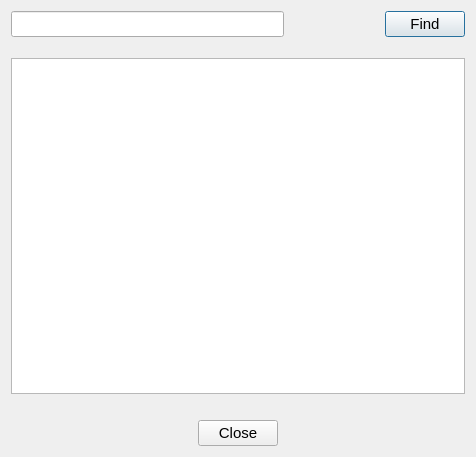
<?xml version="1.0" encoding="UTF-8"?>
<ui version="4.0">
 <class>SearchItem</class>
 <widget class="QDialog" name="SearchItem">
  <property name="geometry">
   <rect>
    <x>0</x>
    <y>0</y>
    <width>476</width>
    <height>457</height>
   </rect>
  </property>
  <property name="windowTitle">
   <string>Dialog</string>
  </property>
  <layout class="QVBoxLayout" name="verticalLayout">
   <item>
    <layout class="QHBoxLayout" name="horizontalLayout_3">
     <item>
      <widget class="QLineEdit" name="searchline">
       <property name="font">
        <font>
         <pointsize>11</pointsize>
        </font>
       </property>
      </widget>
     </item>
     <item>
      <spacer name="horizontalSpacer">
       <property name="orientation">
        <enum>Qt::Horizontal</enum>
       </property>
       <property name="sizeType">
        <enum>QSizePolicy::Fixed</enum>
       </property>
       <property name="sizeHint" stdset="0">
        <size>
         <width>95</width>
         <height>20</height>
        </size>
       </property>
      </spacer>
     </item>
     <item>
      <widget class="QPushButton" name="findbutton">
       <property name="font">
        <font>
         <pointsize>11</pointsize>
        </font>
       </property>
       <property name="text">
        <string>Find</string>
       </property>
      </widget>
     </item>
    </layout>
   </item>
   <item>
    <spacer name="verticalSpacer">
     <property name="orientation">
      <enum>Qt::Vertical</enum>
     </property>
     <property name="sizeType">
      <enum>QSizePolicy::Fixed</enum>
     </property>
     <property name="sizeHint" stdset="0">
      <size>
       <width>20</width>
       <height>15</height>
      </size>
     </property>
    </spacer>
   </item>
   <item>
    <widget class="QTextBrowser" name="searchText">
     <property name="font">
      <font>
       <pointsize>11</pointsize>
      </font>
     </property>
    </widget>
   </item>
   <item>
    <spacer name="verticalSpacer_2">
     <property name="orientation">
      <enum>Qt::Vertical</enum>
     </property>
     <property name="sizeType">
      <enum>QSizePolicy::Fixed</enum>
     </property>
     <property name="sizeHint" stdset="0">
      <size>
       <width>20</width>
       <height>20</height>
      </size>
     </property>
    </spacer>
   </item>
   <item>
    <layout class="QHBoxLayout" name="horizontalLayout">
     <item>
      <spacer name="horizontalSpacer_2">
       <property name="orientation">
        <enum>Qt::Horizontal</enum>
       </property>
       <property name="sizeHint" stdset="0">
        <size>
         <width>40</width>
         <height>20</height>
        </size>
       </property>
      </spacer>
     </item>
     <item>
      <widget class="QPushButton" name="closebutton">
       <property name="font">
        <font>
         <pointsize>11</pointsize>
        </font>
       </property>
       <property name="text">
        <string>Close</string>
       </property>
      </widget>
     </item>
     <item>
      <spacer name="horizontalSpacer_3">
       <property name="orientation">
        <enum>Qt::Horizontal</enum>
       </property>
       <property name="sizeHint" stdset="0">
        <size>
         <width>40</width>
         <height>20</height>
        </size>
       </property>
      </spacer>
     </item>
    </layout>
   </item>
  </layout>
 </widget>
 <resources/>
 <connections/>
</ui>
